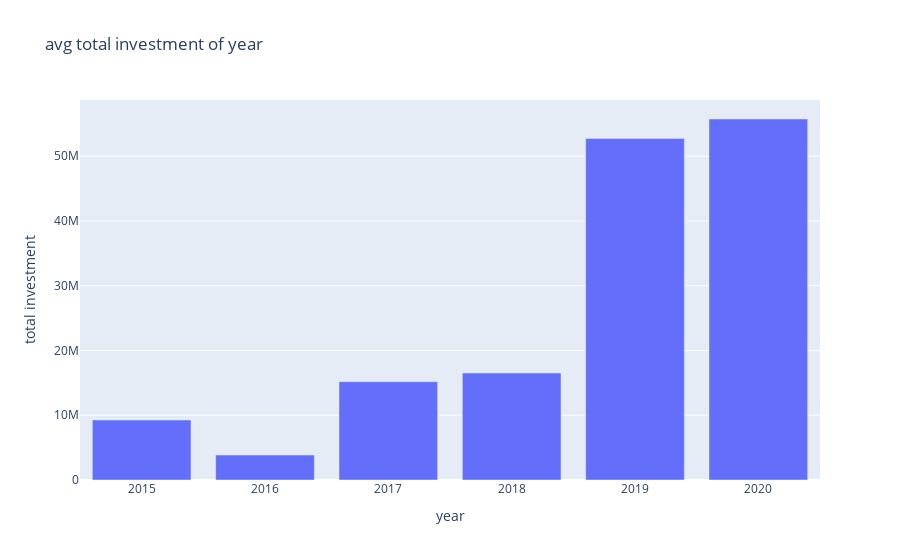

Write notebook code for a chart like this one.
### Code cell
px.bar(data_frame = df.groupby('year').CleanedAmount.mean(),
       y = 'CleanedAmount',
       labels ={'index':'year','CleanedAmount':'total investment'},
       title = 'avg total investment of year'
      )

### Figure 1 — Plotly figure (JSON) as saved in the notebook; plotly's stock layout.template omitted (floating-point values rounded to 4 significant figures)
{"data": [{"alignmentgroup": "True", "hovertemplate": "year=%{x}<br>total investment=%{y}<extra></extra>", "legendgroup": "", "marker": {"color": "#636efa"}, "name": "", "offsetgroup": "", "orientation": "v", "showlegend": false, "textposition": "auto", "type": "bar", "x": [2015, 2016, 2017, 2018, 2019, 2020], "xaxis": "x", "y": [9266000.0, 3855000.0, 15180000.0, 16520000.0, 52750000.0, 55740000.0], "yaxis": "y"}], "layout": {"barmode": "relative", "legend": {"tracegroupgap": 0}, "title": {"text": "avg total investment of year"}, "xaxis": {"anchor": "y", "domain": [0, 1], "title": {"text": "year"}}, "yaxis": {"anchor": "x", "domain": [0, 1], "title": {"text": "total investment"}}}}
